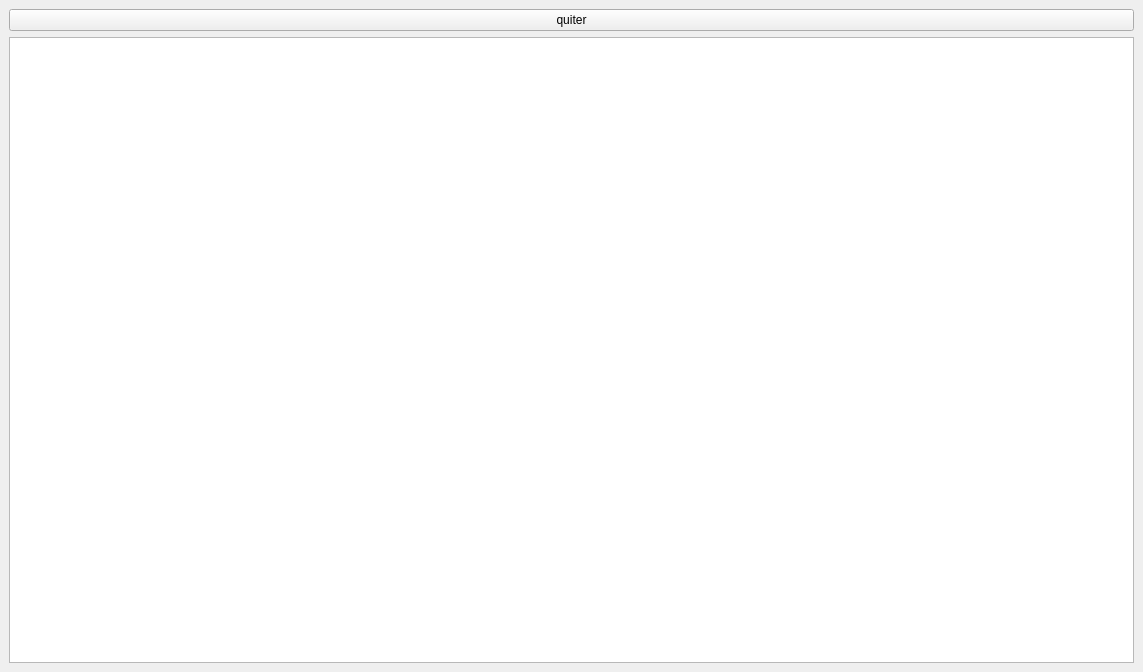
<?xml version="1.0" encoding="UTF-8"?>
<ui version="4.0">
 <class>MainWindow</class>
 <widget class="QMainWindow" name="MainWindow">
  <property name="geometry">
   <rect>
    <x>0</x>
    <y>0</y>
    <width>1143</width>
    <height>672</height>
   </rect>
  </property>
  <property name="windowTitle">
   <string>MainWindow</string>
  </property>
  <widget class="QWidget" name="centralwidget">
   <layout class="QGridLayout" name="gridLayout">
    <item row="1" column="0">
     <widget class="QPushButton" name="pushButton">
      <property name="text">
       <string>quiter</string>
      </property>
     </widget>
    </item>
    <item row="2" column="0">
     <widget class="QGraphicsView" name="graphicsView"/>
    </item>
   </layout>
  </widget>
  <action name="actionnew_file">
   <property name="text">
    <string>new file</string>
   </property>
   <property name="shortcut">
    <string>Ctrl+N</string>
   </property>
  </action>
  <action name="actionClose">
   <property name="text">
    <string>Close</string>
   </property>
   <property name="shortcut">
    <string>Ctrl+W</string>
   </property>
  </action>
 </widget>
 <resources/>
 <connections/>
</ui>
